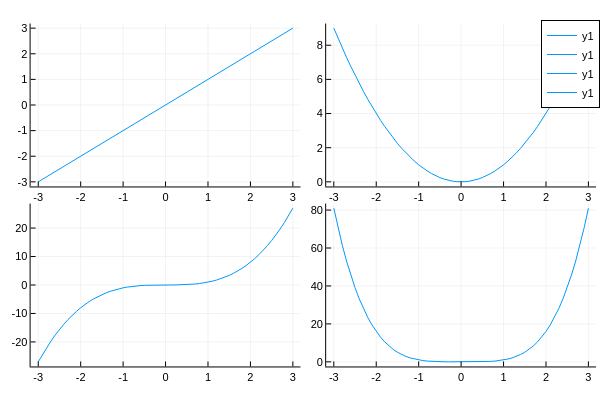

Notebook code cell kept with this figure:
### Code cell
plot(p1, p2, p3, p4, layout=(2, 2))

### Figure 1 — Plotly figure (JSON) as saved in the notebook; plotly's stock layout.template omitted (floating-point values rounded to 4 significant figures)
{"data": [{"colorbar": {"len": 0.4525, "title": "", "x": 0.5008, "y": 0.7639}, "legendgroup": "y1", "line": {"color": "rgba(0, 154, 250, 1.000)", "dash": "solid", "shape": "linear", "width": 1}, "mode": "lines", "name": "y1", "showlegend": true, "type": "scatter", "x": [-3, -2.9, -2.8, -2.7, -2.6, -2.5, -2.4, -2.3, -2.2, -2.1, -2, -1.9, -1.8, -1.7, -1.6, -1.5, -1.4, -1.3, -1.2, -1.1, -1, -0.9, -0.8, -0.7, -0.6, -0.5, -0.4, -0.3, -0.2, -0.1, 0, 0.1, 0.2, 0.3, 0.4, 0.5, 0.6, 0.7, 0.8, 0.9, 1, 1.1, 1.2, 1.3, 1.4, 1.5, 1.6, 1.7, 1.8, 1.9, 2, 2.1, 2.2, 2.3, 2.4, 2.5, 2.6, 2.7, 2.8, 2.9, 3], "xaxis": "x1", "y": [-3, -2.9, -2.8, -2.7, -2.6, -2.5, -2.4, -2.3, -2.2, -2.1, -2, -1.9, -1.8, -1.7, -1.6, -1.5, -1.4, -1.3, -1.2, -1.1, -1, -0.9, -0.8, -0.7, -0.6, -0.5, -0.4, -0.3, -0.2, -0.1, 0, 0.1, 0.2, 0.3, 0.4, 0.5, 0.6, 0.7, 0.8, 0.9, 1, 1.1, 1.2, 1.3, 1.4, 1.5, 1.6, 1.7, 1.8, 1.9, 2, 2.1, 2.2, 2.3, 2.4, 2.5, 2.6, 2.7, 2.8, 2.9, 3], "yaxis": "y1"}, {"colorbar": {"len": 0.4525, "title": "", "x": 0.9934, "y": 0.7639}, "legendgroup": "y1", "line": {"color": "rgba(0, 154, 250, 1.000)", "dash": "solid", "shape": "linear", "width": 1}, "mode": "lines", "name": "y1", "showlegend": true, "type": "scatter", "x": [-3, -2.9, -2.8, -2.7, -2.6, -2.5, -2.4, -2.3, -2.2, -2.1, -2, -1.9, -1.8, -1.7, -1.6, -1.5, -1.4, -1.3, -1.2, -1.1, -1, -0.9, -0.8, -0.7, -0.6, -0.5, -0.4, -0.3, -0.2, -0.1, 0, 0.1, 0.2, 0.3, 0.4, 0.5, 0.6, 0.7, 0.8, 0.9, 1, 1.1, 1.2, 1.3, 1.4, 1.5, 1.6, 1.7, 1.8, 1.9, 2, 2.1, 2.2, 2.3, 2.4, 2.5, 2.6, 2.7, 2.8, 2.9, 3], "xaxis": "x2", "y": [9, 8.41, 7.84, 7.29, 6.76, 6.25, 5.76, 5.29, 4.84, 4.41, 4, 3.61, 3.24, 2.89, 2.56, 2.25, 1.96, 1.69, 1.44, 1.21, 1, 0.81, 0.64, 0.49, 0.36, 0.25, 0.16, 0.09, 0.04, 0.01, 0, 0.01, 0.04, 0.09, 0.16, 0.25, 0.36, 0.49, 0.64, 0.81, 1, 1.21, 1.44, 1.69, 1.96, 2.25, 2.56, 2.89, 3.24, 3.61, 4, 4.41, 4.84, 5.29, 5.76, 6.25, 6.76, 7.29, 7.84, 8.41, 9], "yaxis": "y2"}, {"colorbar": {"len": 0.4525, "title": "", "x": 0.5008, "y": 0.2639}, "legendgroup": "y1", "line": {"color": "rgba(0, 154, 250, 1.000)", "dash": "solid", "shape": "linear", "width": 1}, "mode": "lines", "name": "y1", "showlegend": true, "type": "scatter", "x": [-3, -2.9, -2.8, -2.7, -2.6, -2.5, -2.4, -2.3, -2.2, -2.1, -2, -1.9, -1.8, -1.7, -1.6, -1.5, -1.4, -1.3, -1.2, -1.1, -1, -0.9, -0.8, -0.7, -0.6, -0.5, -0.4, -0.3, -0.2, -0.1, 0, 0.1, 0.2, 0.3, 0.4, 0.5, 0.6, 0.7, 0.8, 0.9, 1, 1.1, 1.2, 1.3, 1.4, 1.5, 1.6, 1.7, 1.8, 1.9, 2, 2.1, 2.2, 2.3, 2.4, 2.5, 2.6, 2.7, 2.8, 2.9, 3], "xaxis": "x3", "y": [-27, -24.39, -21.95, -19.68, -17.58, -15.62, -13.82, -12.17, -10.65, -9.261, -8, -6.859, -5.832, -4.913, -4.096, -3.375, -2.744, -2.197, -1.728, -1.331, -1, -0.729, -0.512, -0.343, -0.216, -0.125, -0.064, -0.027, -0.008, -0.001, 0, 0.001, 0.008, 0.027, 0.064, 0.125, 0.216, 0.343, 0.512, 0.729, 1, 1.331, 1.728, 2.197, 2.744, 3.375, 4.096, 4.913, 5.832, 6.859, 8, 9.261, 10.65, 12.17, 13.82, 15.62, 17.58, 19.68, 21.95, 24.39, 27], "yaxis": "y3"}, {"colorbar": {"len": 0.4525, "title": "", "x": 0.9934, "y": 0.2639}, "legendgroup": "y1", "line": {"color": "rgba(0, 154, 250, 1.000)", "dash": "solid", "shape": "linear", "width": 1}, "mode": "lines", "name": "y1", "showlegend": true, "type": "scatter", "x": [-3, -2.9, -2.8, -2.7, -2.6, -2.5, -2.4, -2.3, -2.2, -2.1, -2, -1.9, -1.8, -1.7, -1.6, -1.5, -1.4, -1.3, -1.2, -1.1, -1, -0.9, -0.8, -0.7, -0.6, -0.5, -0.4, -0.3, -0.2, -0.1, 0, 0.1, 0.2, 0.3, 0.4, 0.5, 0.6, 0.7, 0.8, 0.9, 1, 1.1, 1.2, 1.3, 1.4, 1.5, 1.6, 1.7, 1.8, 1.9, 2, 2.1, 2.2, 2.3, 2.4, 2.5, 2.6, 2.7, 2.8, 2.9, 3], "xaxis": "x4", "y": [81, 70.73, 61.47, 53.14, 45.7, 39.06, 33.18, 27.98, 23.43, 19.45, 16, 13.03, 10.5, 8.352, 6.554, 5.062, 3.842, 2.856, 2.074, 1.464, 1, 0.6561, 0.4096, 0.2401, 0.1296, 0.0625, 0.0256, 0.0081, 0.0016, 0.0001, 0, 0.0001, 0.0016, 0.0081, 0.0256, 0.0625, 0.1296, 0.2401, 0.4096, 0.6561, 1, 1.464, 2.074, 2.856, 3.842, 5.062, 6.554, 8.352, 10.5, 13.03, 16, 19.45, 23.43, 27.98, 33.18, 39.06, 45.7, 53.14, 61.47, 70.73, 81], "yaxis": "y4"}], "layout": {"annotations": [], "height": 400, "legend": {"bgcolor": "rgba(255, 255, 255, 1.000)", "bordercolor": "rgba(0, 0, 0, 1.000)", "borderwidth": 1, "font": {"color": "rgba(0, 0, 0, 1.000)", "family": "sans-serif", "size": 11}, "title": {"font": {"color": "rgba(0, 0, 0, 1.000)", "family": "sans-serif", "size": 15}, "text": ""}, "tracegroupgap": 0, "traceorder": "normal", "x": 1, "xanchor": "auto", "y": 1, "yanchor": "auto"}, "margin": {"b": 20, "l": 0, "r": 0, "t": 20}, "paper_bgcolor": "rgba(255, 255, 255, 1.000)", "plot_bgcolor": "rgba(255, 255, 255, 1.000)", "showlegend": true, "width": 600, "xaxis1": {"anchor": "y1", "domain": [0.05101, 0.5008], "gridcolor": "rgba(0, 0, 0, 0.100)", "gridwidth": 0.5, "linecolor": "rgba(0, 0, 0, 1.000)", "mirror": false, "range": [-3.18, 3.18], "showgrid": true, "showline": true, "showticklabels": true, "tickangle": 0, "tickcolor": "rgb(0, 0, 0)", "tickfont": {"color": "rgba(0, 0, 0, 1.000)", "family": "sans-serif", "size": 11}, "tickmode": "array", "ticks": "inside", "ticktext": ["-3", "-2", "-1", "0", "1", "2", "3"], "tickvals": [-3, -2, -1, 0, 1, 2, 3], "title": "", "titlefont": {"color": "rgba(0, 0, 0, 1.000)", "family": "sans-serif", "size": 15}, "type": "-", "visible": true, "zeroline": false, "zerolinecolor": "rgba(0, 0, 0, 1.000)"}, "xaxis2": {"anchor": "y2", "domain": [0.5436, 0.9934], "gridcolor": "rgba(0, 0, 0, 0.100)", "gridwidth": 0.5, "linecolor": "rgba(0, 0, 0, 1.000)", "mirror": false, "range": [-3.18, 3.18], "showgrid": true, "showline": true, "showticklabels": true, "tickangle": 0, "tickcolor": "rgb(0, 0, 0)", "tickfont": {"color": "rgba(0, 0, 0, 1.000)", "family": "sans-serif", "size": 11}, "tickmode": "array", "ticks": "inside", "ticktext": ["-3", "-2", "-1", "0", "1", "2", "3"], "tickvals": [-3, -2, -1, 0, 1, 2, 3], "title": "", "titlefont": {"color": "rgba(0, 0, 0, 1.000)", "family": "sans-serif", "size": 15}, "type": "-", "visible": true, "zeroline": false, "zerolinecolor": "rgba(0, 0, 0, 1.000)"}, "xaxis3": {"anchor": "y3", "domain": [0.05101, 0.5008], "gridcolor": "rgba(0, 0, 0, 0.100)", "gridwidth": 0.5, "linecolor": "rgba(0, 0, 0, 1.000)", "mirror": false, "range": [-3.18, 3.18], "showgrid": true, "showline": true, "showticklabels": true, "tickangle": 0, "tickcolor": "rgb(0, 0, 0)", "tickfont": {"color": "rgba(0, 0, 0, 1.000)", "family": "sans-serif", "size": 11}, "tickmode": "array", "ticks": "inside", "ticktext": ["-3", "-2", "-1", "0", "1", "2", "3"], "tickvals": [-3, -2, -1, 0, 1, 2, 3], "title": "", "titlefont": {"color": "rgba(0, 0, 0, 1.000)", "family": "sans-serif", "size": 15}, "type": "-", "visible": true, "zeroline": false, "zerolinecolor": "rgba(0, 0, 0, 1.000)"}, "xaxis4": {"anchor": "y4", "domain": [0.5436, 0.9934], "gridcolor": "rgba(0, 0, 0, 0.100)", "gridwidth": 0.5, "linecolor": "rgba(0, 0, 0, 1.000)", "mirror": false, "range": [-3.18, 3.18], "showgrid": true, "showline": true, "showticklabels": true, "tickangle": 0, "tickcolor": "rgb(0, 0, 0)", "tickfont": {"color": "rgba(0, 0, 0, 1.000)", "family": "sans-serif", "size": 11}, "tickmode": "array", "ticks": "inside", "ticktext": ["-3", "-2", "-1", "0", "1", "2", "3"], "tickvals": [-3, -2, -1, 0, 1, 2, 3], "title": "", "titlefont": {"color": "rgba(0, 0, 0, 1.000)", "family": "sans-serif", "size": 15}, "type": "-", "visible": true, "zeroline": false, "zerolinecolor": "rgba(0, 0, 0, 1.000)"}, "yaxis1": {"anchor": "x1", "domain": [0.5376, 0.9902], "gridcolor": "rgba(0, 0, 0, 0.100)", "gridwidth": 0.5, "linecolor": "rgba(0, 0, 0, 1.000)", "mirror": false, "range": [-3.18, 3.18], "showgrid": true, "showline": true, "showticklabels": true, "tickangle": 0, "tickcolor": "rgb(0, 0, 0)", "tickfont": {"color": "rgba(0, 0, 0, 1.000)", "family": "sans-serif", "size": 11}, "tickmode": "array", "ticks": "inside", "ticktext": ["-3", "-2", "-1", "0", "1", "2", "3"], "tickvals": [-3, -2, -1, 0, 1, 2, 3], "title": "", "titlefont": {"color": "rgba(0, 0, 0, 1.000)", "family": "sans-serif", "size": 15}, "type": "-", "visible": true, "zeroline": false, "zerolinecolor": "rgba(0, 0, 0, 1.000)"}, "yaxis2": {"anchor": "x2", "domain": [0.5376, 0.9902], "gridcolor": "rgba(0, 0, 0, 0.100)", "gridwidth": 0.5, "linecolor": "rgba(0, 0, 0, 1.000)", "mirror": false, "range": [-0.27, 9.27], "showgrid": true, "showline": true, "showticklabels": true, "tickangle": 0, "tickcolor": "rgb(0, 0, 0)", "tickfont": {"color": "rgba(0, 0, 0, 1.000)", "family": "sans-serif", "size": 11}, "tickmode": "array", "ticks": "inside", "ticktext": ["0", "2", "4", "6", "8"], "tickvals": [0, 2, 4, 6, 8], "title": "", "titlefont": {"color": "rgba(0, 0, 0, 1.000)", "family": "sans-serif", "size": 15}, "type": "-", "visible": true, "zeroline": false, "zerolinecolor": "rgba(0, 0, 0, 1.000)"}, "yaxis3": {"anchor": "x3", "domain": [0.03762, 0.4902], "gridcolor": "rgba(0, 0, 0, 0.100)", "gridwidth": 0.5, "linecolor": "rgba(0, 0, 0, 1.000)", "mirror": false, "range": [-28.62, 28.62], "showgrid": true, "showline": true, "showticklabels": true, "tickangle": 0, "tickcolor": "rgb(0, 0, 0)", "tickfont": {"color": "rgba(0, 0, 0, 1.000)", "family": "sans-serif", "size": 11}, "tickmode": "array", "ticks": "inside", "ticktext": ["-20", "-10", "0", "10", "20"], "tickvals": [-20, -10, 0, 10, 20], "title": "", "titlefont": {"color": "rgba(0, 0, 0, 1.000)", "family": "sans-serif", "size": 15}, "type": "-", "visible": true, "zeroline": false, "zerolinecolor": "rgba(0, 0, 0, 1.000)"}, "yaxis4": {"anchor": "x4", "domain": [0.03762, 0.4902], "gridcolor": "rgba(0, 0, 0, 0.100)", "gridwidth": 0.5, "linecolor": "rgba(0, 0, 0, 1.000)", "mirror": false, "range": [-2.43, 83.43], "showgrid": true, "showline": true, "showticklabels": true, "tickangle": 0, "tickcolor": "rgb(0, 0, 0)", "tickfont": {"color": "rgba(0, 0, 0, 1.000)", "family": "sans-serif", "size": 11}, "tickmode": "array", "ticks": "inside", "ticktext": ["0", "20", "40", "60", "80"], "tickvals": [0, 20, 40, 60, 80], "title": "", "titlefont": {"color": "rgba(0, 0, 0, 1.000)", "family": "sans-serif", "size": 15}, "type": "-", "visible": true, "zeroline": false, "zerolinecolor": "rgba(0, 0, 0, 1.000)"}}}
